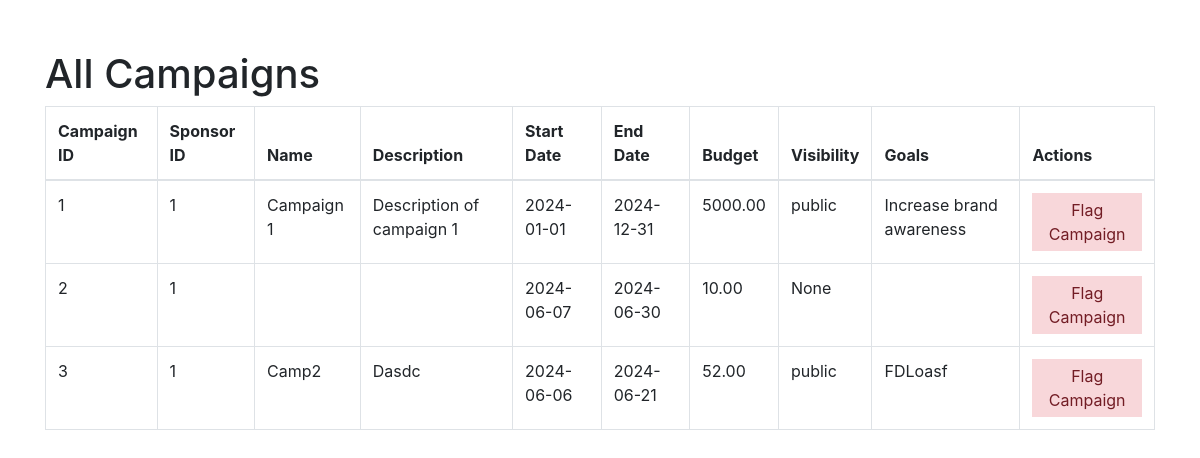
The app's page /admin/allcampaigns (signed in), older data.
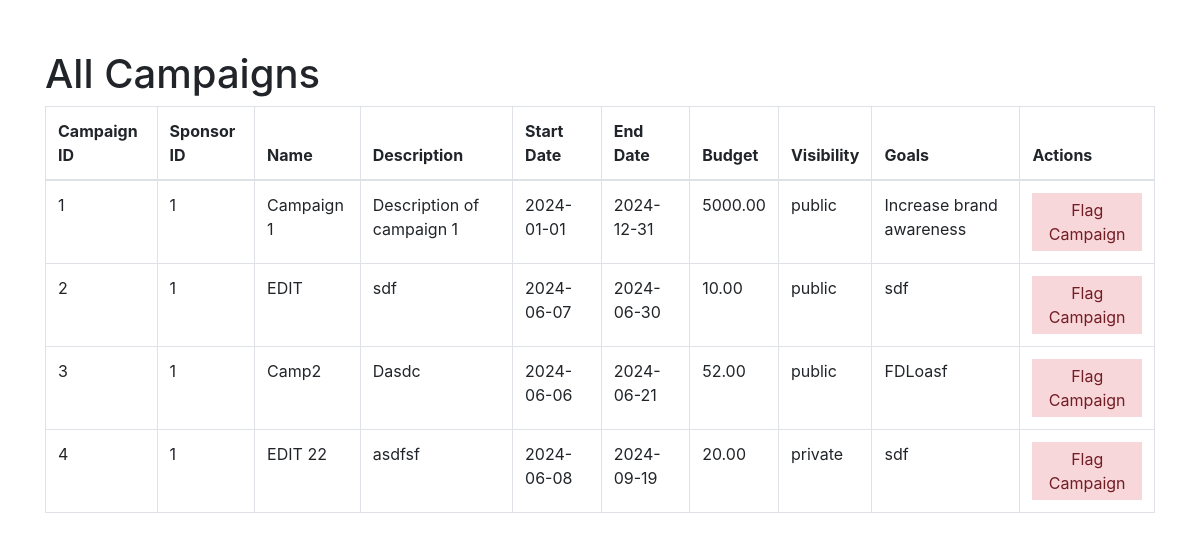
The same page, newer data.
### models.py (models this page shows, shortened)
class Campaign(db.Model):
    __tablename__ = "campaigns"
    campaign_id = db.Column(db.Integer, primary_key=True, autoincrement=True)
    sponsor_id = db.Column(
        db.Integer, db.ForeignKey("sponsors.sponsor_id"), nullable=False
    )
    name = db.Column(db.String(255), nullable=False)
    description = db.Column(db.Text, nullable=False)
    start_date = db.Column(db.Date)
    end_date = db.Column(db.Date)
    budget = db.Column(db.Numeric(10, 2), nullable=False)
    visibility = db.Column(db.Enum("public", "private"),default="public")
    goals = db.Column(db.Text, nullable=False)
    niche = db.Column(db.String(255), nullable=False)
    ad_requests = db.relationship("AdRequest", backref="campaign", lazy=True)
    campaign_flags = db.relationship("CampaignFlag", backref="campaign", lazy=True)

### admin.py (the view)
@admin.route('/allcampaigns')
def all_campaigns():
    if "user_name" in session and "role" in session:
        if session["role"] == "admin":
            campaigns = Campaign.query.all()
            return render_template("admin_allcampaigns.html", campaigns=campaigns)
    return redirect(url_for("home"))

### app.py (called while the page is built)
@app.before_request
def create_tables():
    init_db(app)

### models.py (called while the page is built, shortened)
def init_db(app):
    with app.app_context():
        db.create_all()

### templates/admin_allcampaigns.html (shortened to what this page needs)
<!DOCTYPE html>
<html lang="en">
<head>
    <link rel="stylesheet" href="https://stackpath.bootstrapcdn.com/bootstrap/4.3.1/css/bootstrap.min.css">
</head>
<body>
    <div class="container">
        <h1>All Campaigns</h1>
        <table class="table table-bordered">
            <thead>
                <tr>
                    <th>Campaign ID</th>
                    <th>Sponsor ID</th>
                    <th>Name</th>
                    <th>Description</th>
                    <th>Start Date</th>
                    <th>End Date</th>
                    <th>Budget</th>
                    <th>Visibility</th>
                    <th>Goals</th>
                    <th>Actions</th>
                </tr>
            </thead>
            <tbody>
                {% for campaign in campaigns %}
                <tr>
                    <td>{{ campaign.campaign_id }}</td>
                    <td>{{ campaign.sponsor_id }}</td>
                    <td>{{ campaign.name }}</td>
                    <td>{{ campaign.description }}</td>
                    <td>{{ campaign.start_date }}</td>
                    <td>{{ campaign.end_date }}</td>
                    <td>{{ campaign.budget }}</td>
                    <td>{{ campaign.visibility }}</td>
                    <td>{{ campaign.goals }}</td>
                    <td><button class="flag-button" onclick="flagCampaign('{{ campaign.campaign_id }}')">Flag Campaign</button></td>
                </tr>
                {% endfor %}
            </tbody>
        </table>
    </div>
</body>
</html>

### templates/admin_allcampaigns.html (style rules this page uses)
.container { margin-top: 50px; }
.flag-button { background-color: #f8d7da; color: #721c24; border: none; padding: 5px 10px; cursor: pointer; }

Row changes from the older to the newer data that the page shows:
changed Campaign id 2: name (not shown) → "EDIT"; description (not shown) → "sdf"; visibility "None" → "public"; goals (not shown) → "sdf"
added Campaign: campaign_id "4", sponsor_id "1", name "EDIT 22", description "asdfsf", start_date "2024-06-08", end_date "2024-09-19", budget "20.00", visibility "private", goals "sdf"
